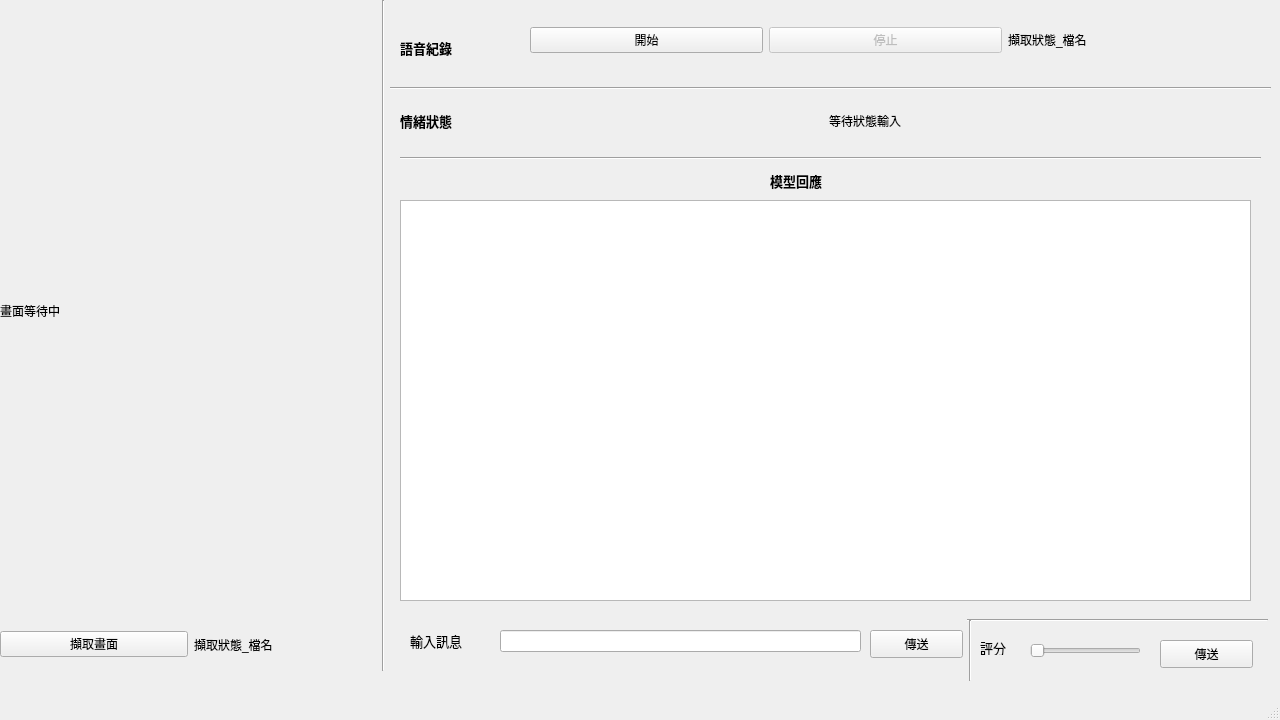
<?xml version="1.0" encoding="UTF-8"?>
<ui version="4.0">
 <class>MainWindow</class>
 <widget class="QMainWindow" name="MainWindow">
  <property name="geometry">
   <rect>
    <x>0</x>
    <y>0</y>
    <width>1280</width>
    <height>720</height>
   </rect>
  </property>
  <property name="windowTitle">
   <string>EmotionBoostBot</string>
  </property>
  <widget class="QWidget" name="centralwidget">
   <widget class="Line" name="line">
    <property name="geometry">
     <rect>
      <x>373</x>
      <y>0</y>
      <width>20</width>
      <height>671</height>
     </rect>
    </property>
    <property name="lineWidth">
     <number>1</number>
    </property>
    <property name="orientation">
     <enum>Qt::Vertical</enum>
    </property>
   </widget>
   <widget class="Line" name="line_2">
    <property name="geometry">
     <rect>
      <x>390</x>
      <y>80</y>
      <width>881</width>
      <height>16</height>
     </rect>
    </property>
    <property name="orientation">
     <enum>Qt::Horizontal</enum>
    </property>
   </widget>
   <widget class="QWidget" name="horizontalLayoutWidget">
    <property name="geometry">
     <rect>
      <x>400</x>
      <y>100</y>
      <width>851</width>
      <height>41</height>
     </rect>
    </property>
    <layout class="QHBoxLayout" name="Emotion">
     <item>
      <widget class="QLabel" name="label_2">
       <property name="font">
        <font>
         <pointsize>10</pointsize>
         <weight>75</weight>
         <bold>true</bold>
        </font>
       </property>
       <property name="text">
        <string>情緒狀態</string>
       </property>
      </widget>
     </item>
     <item>
      <widget class="QLabel" name="emotion_state">
       <property name="text">
        <string>等待狀態輸入</string>
       </property>
      </widget>
     </item>
    </layout>
   </widget>
   <widget class="QWidget" name="horizontalLayoutWidget_2">
    <property name="geometry">
     <rect>
      <x>0</x>
      <y>619</y>
      <width>381</width>
      <height>51</height>
     </rect>
    </property>
    <layout class="QHBoxLayout" name="VidCap">
     <item>
      <widget class="QPushButton" name="take_pic">
       <property name="font">
        <font>
         <weight>50</weight>
         <bold>false</bold>
        </font>
       </property>
       <property name="text">
        <string>擷取畫面</string>
       </property>
      </widget>
     </item>
     <item>
      <widget class="QLabel" name="pic_state">
       <property name="text">
        <string>擷取狀態_檔名</string>
       </property>
      </widget>
     </item>
    </layout>
   </widget>
   <widget class="QLabel" name="label_5">
    <property name="geometry">
     <rect>
      <x>400</x>
      <y>40</y>
      <width>71</width>
      <height>16</height>
     </rect>
    </property>
    <property name="font">
     <font>
      <pointsize>10</pointsize>
      <weight>75</weight>
      <bold>true</bold>
     </font>
    </property>
    <property name="text">
     <string>語音紀錄</string>
    </property>
   </widget>
   <widget class="QWidget" name="verticalLayoutWidget">
    <property name="geometry">
     <rect>
      <x>0</x>
      <y>10</y>
      <width>381</width>
      <height>601</height>
     </rect>
    </property>
    <layout class="QVBoxLayout" name="verticalLayout">
     <item>
      <widget class="QLabel" name="cam_feed">
       <property name="text">
        <string>畫面等待中</string>
       </property>
      </widget>
     </item>
    </layout>
   </widget>
   <widget class="QWidget" name="horizontalLayoutWidget_3">
    <property name="geometry">
     <rect>
      <x>530</x>
      <y>0</y>
      <width>711</width>
      <height>80</height>
     </rect>
    </property>
    <layout class="QHBoxLayout" name="horizontalLayout" stretch="0,0,0">
     <item>
      <widget class="QPushButton" name="start_rec">
       <property name="text">
        <string>開始</string>
       </property>
      </widget>
     </item>
     <item>
      <widget class="QPushButton" name="stop_rec">
       <property name="enabled">
        <bool>false</bool>
       </property>
       <property name="text">
        <string>停止</string>
       </property>
      </widget>
     </item>
     <item>
      <widget class="QLabel" name="rec_state">
       <property name="text">
        <string>擷取狀態_檔名</string>
       </property>
      </widget>
     </item>
    </layout>
   </widget>
   <widget class="QTextBrowser" name="model_respose">
    <property name="geometry">
     <rect>
      <x>400</x>
      <y>200</y>
      <width>851</width>
      <height>401</height>
     </rect>
    </property>
   </widget>
   <widget class="QLineEdit" name="msg_input">
    <property name="geometry">
     <rect>
      <x>500</x>
      <y>630</y>
      <width>361</width>
      <height>22</height>
     </rect>
    </property>
    <property name="text">
     <string/>
    </property>
   </widget>
   <widget class="QLabel" name="label">
    <property name="geometry">
     <rect>
      <x>410</x>
      <y>630</y>
      <width>71</width>
      <height>21</height>
     </rect>
    </property>
    <property name="font">
     <font>
      <pointsize>10</pointsize>
     </font>
    </property>
    <property name="text">
     <string>輸入訊息</string>
    </property>
   </widget>
   <widget class="Line" name="line_3">
    <property name="geometry">
     <rect>
      <x>967</x>
      <y>610</y>
      <width>301</width>
      <height>20</height>
     </rect>
    </property>
    <property name="orientation">
     <enum>Qt::Horizontal</enum>
    </property>
   </widget>
   <widget class="Line" name="line_4">
    <property name="geometry">
     <rect>
      <x>960</x>
      <y>620</y>
      <width>20</width>
      <height>61</height>
     </rect>
    </property>
    <property name="orientation">
     <enum>Qt::Vertical</enum>
    </property>
   </widget>
   <widget class="QPushButton" name="send_msg">
    <property name="geometry">
     <rect>
      <x>870</x>
      <y>630</y>
      <width>93</width>
      <height>28</height>
     </rect>
    </property>
    <property name="text">
     <string>傳送</string>
    </property>
   </widget>
   <widget class="QLabel" name="label_7">
    <property name="geometry">
     <rect>
      <x>980</x>
      <y>640</y>
      <width>58</width>
      <height>15</height>
     </rect>
    </property>
    <property name="font">
     <font>
      <pointsize>10</pointsize>
     </font>
    </property>
    <property name="text">
     <string>評分</string>
    </property>
   </widget>
   <widget class="QSlider" name="score_bar">
    <property name="geometry">
     <rect>
      <x>1030</x>
      <y>640</y>
      <width>111</width>
      <height>22</height>
     </rect>
    </property>
    <property name="font">
     <font>
      <pointsize>10</pointsize>
     </font>
    </property>
    <property name="autoFillBackground">
     <bool>true</bool>
    </property>
    <property name="maximum">
     <number>10</number>
    </property>
    <property name="orientation">
     <enum>Qt::Horizontal</enum>
    </property>
   </widget>
   <widget class="QPushButton" name="send_score">
    <property name="geometry">
     <rect>
      <x>1160</x>
      <y>640</y>
      <width>93</width>
      <height>28</height>
     </rect>
    </property>
    <property name="text">
     <string>傳送</string>
    </property>
   </widget>
   <widget class="QLabel" name="label_8">
    <property name="geometry">
     <rect>
      <x>770</x>
      <y>170</y>
      <width>91</width>
      <height>21</height>
     </rect>
    </property>
    <property name="font">
     <font>
      <pointsize>10</pointsize>
      <weight>75</weight>
      <bold>true</bold>
     </font>
    </property>
    <property name="text">
     <string>模型回應</string>
    </property>
   </widget>
   <widget class="Line" name="line_5">
    <property name="geometry">
     <rect>
      <x>400</x>
      <y>150</y>
      <width>861</width>
      <height>16</height>
     </rect>
    </property>
    <property name="orientation">
     <enum>Qt::Horizontal</enum>
    </property>
   </widget>
  </widget>
  <widget class="QMenuBar" name="menubar">
   <property name="geometry">
    <rect>
     <x>0</x>
     <y>0</y>
     <width>1280</width>
     <height>25</height>
    </rect>
   </property>
  </widget>
  <widget class="QStatusBar" name="statusbar"/>
 </widget>
 <resources/>
 <connections/>
</ui>
